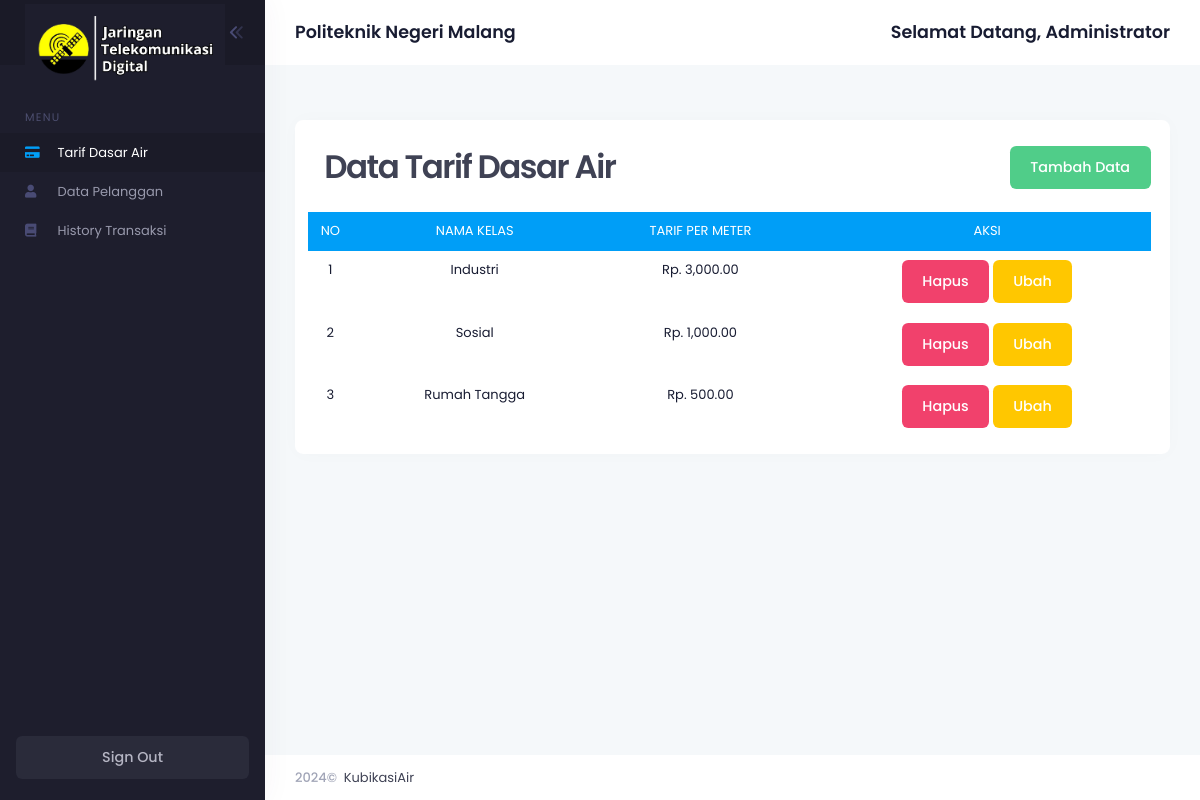
The page /index.php?page=tarif (signed in) on the database its author committed.
### tables this page shows
CREATE TABLE `tarif_dasar_air` (
  `id_tarif` int(11) NOT NULL,
  `nama_kelas` varchar(255) NOT NULL,
  `tarif_per_meter` double NOT NULL
);

### content/data_tarif.php (the view, shortened to what this page needs)
<div class="row g-5 g-xl-12 mb-xl-12">
    <div class="col-lg-12 col-xl-12 col-xxl-12 mb-5 mb-xl-5">
        <div class="card card-flush overflow-hidden h-md-100">
            <div class="card-body d-flex justify-content-between flex-column pb-1 px-0">
                <div class="px-9 mb-5">
                    <div class="d-flex justify-content-between align-items-center mb-2 col">
                        <div class="row">
                            <span class="fs-2hx fw-bolder text-gray-800 me-2 lh-1 ls-n2">Data Tarif Dasar Air</span>
                        </div>
                        <div class="row">
                            <a href="index.php?page=input_tarif" class="btn btn-success">Tambah Data</a>
                        </div>
                    </div>
                </div>
                <div class="min-h-auto ps-4 pe-6">
                    <div class="single-table">
                        <div class="table-responsive">
                            <table class="table text-center">
                                <thead class="text-uppercase bg-primary">
                                    <tr class="text-white">
                                        <th scope="col">No</th>
                                        <th scope="col">Nama Kelas</th>
                                        <th scope="col">Tarif per Meter</th>
                                        <th scope="col">Aksi</th>
                                    </tr>
                                </thead>
                                <tbody>
                                    <?php
                                    $sql = mysqli_query($koneksi, "SELECT * FROM tarif_dasar_air ORDER BY id_tarif ASC ");
                                    if (mysqli_num_rows($sql) == 0) {
                                        echo '<tr><td colspan="4">No data record.</td></tr>';
                                    } else {
                                        $no = 1;
                                        while ($row = mysqli_fetch_assoc($sql)) {
                                            echo '
                                                <tr>
                                                    <td><center>' . $no . '</td>
                                                    <td><center>' . $row['nama_kelas'] . '</td>
                                                    <td><center> Rp. ' . number_format($row['tarif_per_meter'], 2) . '</td>
                                                    <td><center><a href="delete_tarif.php?id_tarif=' . $row['id_tarif'] . '" onclick="return confirm(\'Apakah Anda yakin ingin menghapus data ini?\')"  class="btn btn-danger mx-auto mx-md-0 text-white">Hapus</a>
                                                    <a  href="index.php?page=update_tarif&id_tarif=' . $row['id_tarif'] . '" class="btn btn-warning mx-auto mx-md-0 text-white">Ubah</a>
                                                    </td>
                                                </tr>
                                                ';
                                            $no++;
                                        }
                                    }
                                    ?>
                                </tbody>
                            </table>
                        </div>
                    </div>
                </div>
            </div>
        </div>
    </div>
</div>

### rows shown on the page
tarif_dasar_air: nama_kelas "Industri", tarif_per_meter "3,000.00"
tarif_dasar_air: nama_kelas "Sosial", tarif_per_meter "1,000.00"
tarif_dasar_air: nama_kelas "Rumah Tangga", tarif_per_meter "500.00"

### other values the page prints
$nama "Administrator"
